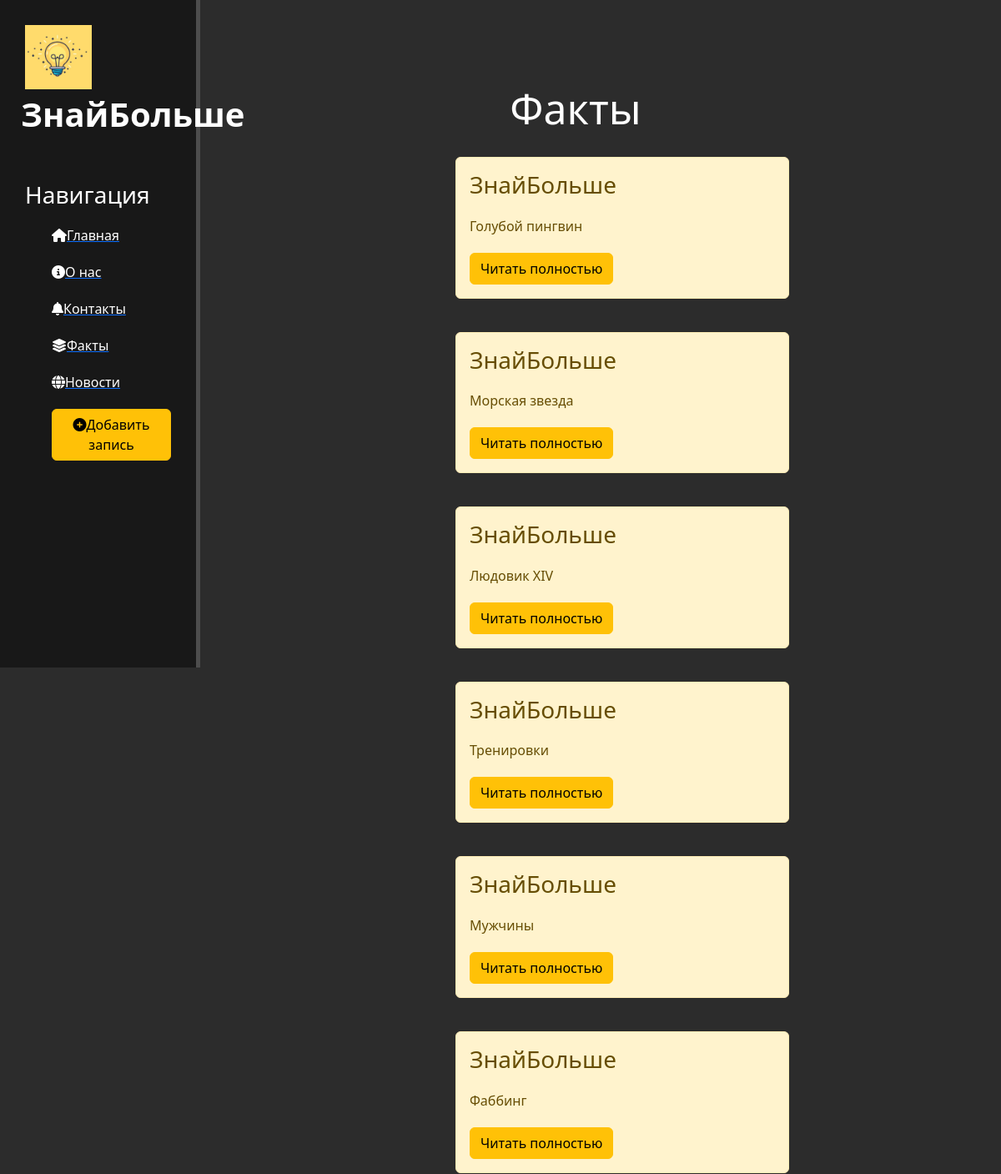
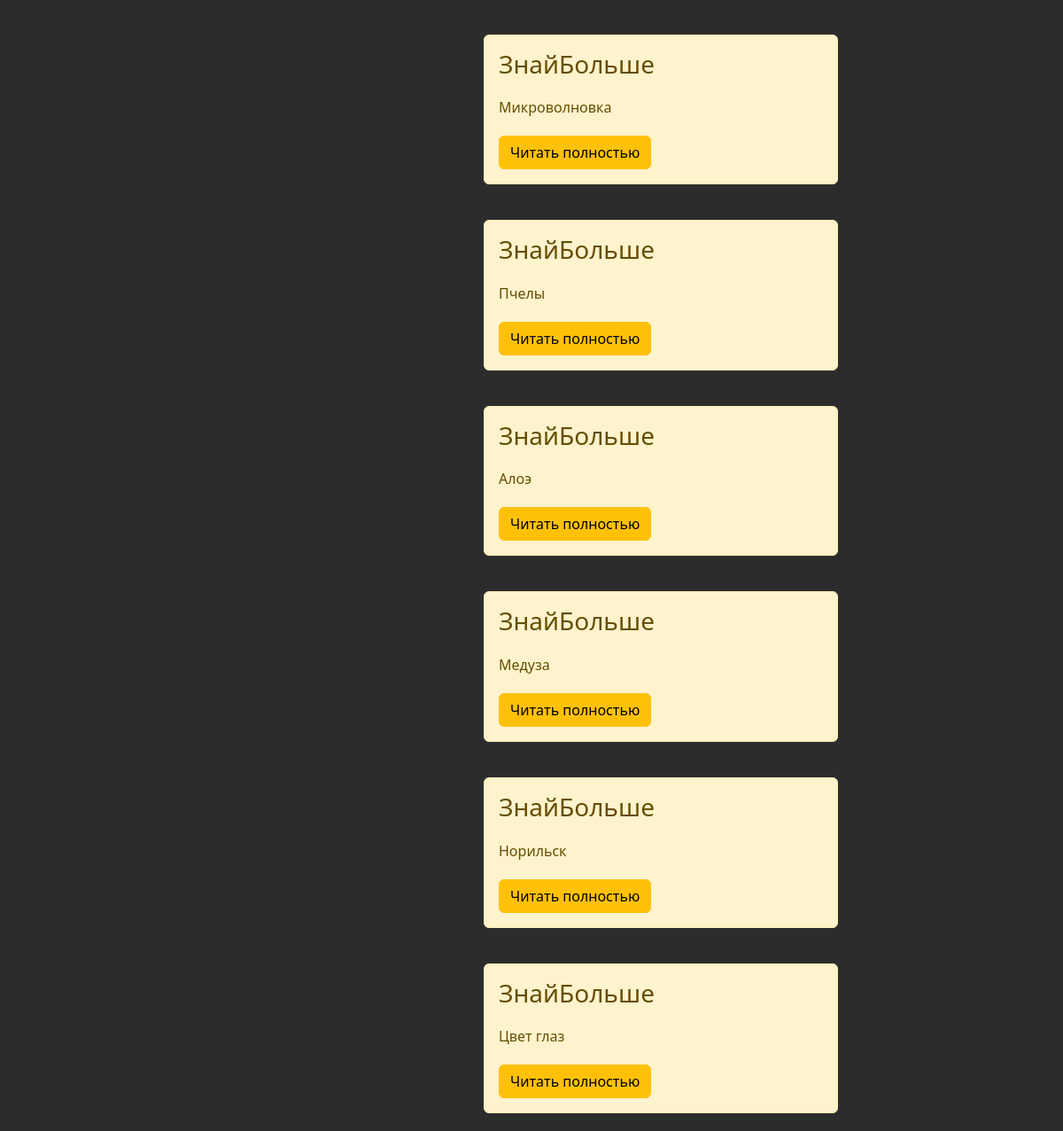
Page /news/ on the committed database (2 pictures, top to bottom).
### news/models.py (models this page shows, shortened)
class Articles(models.Model):
    title = models.CharField('Название', max_length=50)
    anons = models.CharField('Анонс', max_length=250)
    full_text = models.TextField('Статья')
    date = models.DateTimeField('Дата публикации')
    class Meta:
        verbose_name = 'Факт'
        verbose_name_plural = 'Факты'

### news/views.py (the view)
# urls.py: path('', views.fact_home, name='fact_home'),
def fact_home(request):
    news = Articles.objects.order_by('-title')
    return render(request, 'news/fact_home.html', {'news': news})

### news/templates/news/fact_home.html (shortened to what this page needs)
{% extends 'main/layout.html' %}
{% block content %}
    <div class="features">
        <h1>Факты</h1>
        {% if news %}
            {% for el in news %}
                <div class="alert alert-warning">
                    <h3>{{ el.title }}</h3>
                    <p>{{ el.anons }}</p>
                    <a href="{% url 'news-detail' el.id %}" class="btn btn-warning">Читать полностью</a>
                </div>
            {% endfor%}
        {% else %}
            <p>Нет новых фактов</p>
        {% endif %}
    </div>
{% endblock %}

### main/static/main/css/main.css (style rules this page uses)
body { background: #2c2c2c; }
main .features { float: left; color: #fff; margin-top: 100px; text-align: center; width: 75%; }
main .features h1 { font-size: 50px; }
main .features p { max-width: 400px; margin: 20px auto }
.alert-warning { float: left; clear: both; width: 400px; margin: 20px 34%; text-align: left; }

### rows in the picture
Articles: title "ЗнайБольше", anons "Голубой пингвин"
Articles: title "ЗнайБольше", anons "Морская звезда"
Articles: title "ЗнайБольше", anons "Людовик XIV"
Articles: title "ЗнайБольше", anons "Тренировки"
Articles: title "ЗнайБольше", anons "Мужчины"
Articles: title "ЗнайБольше", anons "Фаббинг"
Articles: title "ЗнайБольше", anons "Микроволновка"
Articles: title "ЗнайБольше", anons "Пчелы"
Articles: title "ЗнайБольше", anons "Алоэ"
Articles: title "ЗнайБольше", anons "Медуза"
Articles: title "ЗнайБольше", anons "Норильск"
Articles: title "ЗнайБольше", anons "Цвет глаз"
